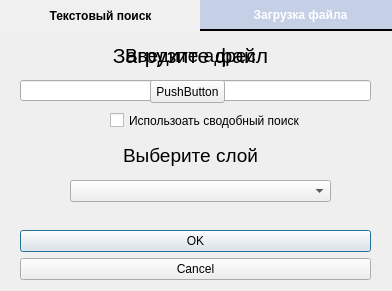
<?xml version="1.0" encoding="UTF-8"?>
<ui version="4.0">
 <class>Dialog</class>
 <widget class="QDialog" name="Dialog">
  <property name="geometry">
   <rect>
    <x>0</x>
    <y>0</y>
    <width>392</width>
    <height>291</height>
   </rect>
  </property>
  <property name="windowTitle">
   <string>AddressByPolygon</string>
  </property>
  <widget class="QDialogButtonBox" name="buttonBox">
   <property name="geometry">
    <rect>
     <x>20</x>
     <y>230</y>
     <width>351</width>
     <height>61</height>
    </rect>
   </property>
   <property name="orientation">
    <enum>Qt::Vertical</enum>
   </property>
   <property name="standardButtons">
    <set>QDialogButtonBox::Cancel|QDialogButtonBox::Ok</set>
   </property>
  </widget>
  <widget class="QLineEdit" name="lineEdit">
   <property name="geometry">
    <rect>
     <x>20</x>
     <y>80</y>
     <width>351</width>
     <height>21</height>
    </rect>
   </property>
   <property name="dragEnabled">
    <bool>false</bool>
   </property>
   <property name="readOnly">
    <bool>false</bool>
   </property>
   <property name="clearButtonEnabled">
    <bool>true</bool>
   </property>
  </widget>
  <widget class="QComboBox" name="comboBox">
   <property name="geometry">
    <rect>
     <x>70</x>
     <y>180</y>
     <width>261</width>
     <height>22</height>
    </rect>
   </property>
  </widget>
  <widget class="QLabel" name="label">
   <property name="geometry">
    <rect>
     <x>60</x>
     <y>40</y>
     <width>261</width>
     <height>31</height>
    </rect>
   </property>
   <property name="text">
    <string>&lt;html&gt;&lt;head/&gt;&lt;body&gt;&lt;p align=&quot;center&quot;&gt;&lt;span style=&quot; font-size:14pt;&quot;&gt;Введите адрес&lt;/span&gt;&lt;/p&gt;&lt;/body&gt;&lt;/html&gt;</string>
   </property>
  </widget>
  <widget class="QLabel" name="label_2">
   <property name="geometry">
    <rect>
     <x>110</x>
     <y>140</y>
     <width>161</width>
     <height>31</height>
    </rect>
   </property>
   <property name="text">
    <string>&lt;html&gt;&lt;head/&gt;&lt;body&gt;&lt;p align=&quot;center&quot;&gt;&lt;span style=&quot; font-size:14pt;&quot;&gt;Выберите слой&lt;/span&gt;&lt;/p&gt;&lt;/body&gt;&lt;/html&gt;</string>
   </property>
  </widget>
  <widget class="QCheckBox" name="checkBox">
   <property name="geometry">
    <rect>
     <x>110</x>
     <y>110</y>
     <width>191</width>
     <height>21</height>
    </rect>
   </property>
   <property name="styleSheet">
    <string notr="true"/>
   </property>
   <property name="text">
    <string>Использоать сводобный поиск</string>
   </property>
  </widget>
  <widget class="QPushButton" name="firstPage">
   <property name="geometry">
    <rect>
     <x>0</x>
     <y>0</y>
     <width>201</width>
     <height>31</height>
    </rect>
   </property>
   <property name="maximumSize">
    <size>
     <width>201</width>
     <height>16777215</height>
    </size>
   </property>
   <property name="styleSheet">
    <string notr="true">QPushButton {
  background-color:#f0f0f0;
  color: black;
  font-weight: 600;
  border: none;
  outline: 0px;
 box-shadow: 2px 2px 4px rgba(0, 0, 0, 0.4);
}
QPushButton:hover {
   border-bottom:3px solid #9ac3fe;
}</string>
   </property>
   <property name="text">
    <string>Текстовый поиск</string>
   </property>
  </widget>
  <widget class="QPushButton" name="secondPage">
   <property name="geometry">
    <rect>
     <x>200</x>
     <y>0</y>
     <width>201</width>
     <height>31</height>
    </rect>
   </property>
   <property name="styleSheet">
    <string notr="true">QPushButton {
  background-color:#c5d0e6;
  color: #fff;
  font-weight: 600;
  border: none;
  border-bottom: 2px solid black;

  outline: 0px;
}
QPushButton:hover {
  border-bottom:3px solid #9ac3fe;
}</string>
   </property>
   <property name="text">
    <string>Загрузка файла</string>
   </property>
  </widget>
  <widget class="QPushButton" name="uploadFileButton">
   <property name="geometry">
    <rect>
     <x>150</x>
     <y>80</y>
     <width>75</width>
     <height>23</height>
    </rect>
   </property>
   <property name="text">
    <string>PushButton</string>
   </property>
  </widget>
  <widget class="QLabel" name="label_3">
   <property name="geometry">
    <rect>
     <x>60</x>
     <y>40</y>
     <width>261</width>
     <height>31</height>
    </rect>
   </property>
   <property name="text">
    <string>&lt;html&gt;&lt;head/&gt;&lt;body&gt;&lt;p align=&quot;center&quot;&gt;&lt;span style=&quot; font-size:16pt;&quot;&gt;Загрузите файл&lt;/span&gt;&lt;/p&gt;&lt;/body&gt;&lt;/html&gt;</string>
   </property>
  </widget>
 </widget>
 <resources/>
 <connections>
  <connection>
   <sender>buttonBox</sender>
   <signal>accepted()</signal>
   <receiver>Dialog</receiver>
   <slot>accept()</slot>
   <hints>
    <hint type="sourcelabel">
     <x>248</x>
     <y>254</y>
    </hint>
    <hint type="destinationlabel">
     <x>157</x>
     <y>274</y>
    </hint>
   </hints>
  </connection>
  <connection>
   <sender>buttonBox</sender>
   <signal>rejected()</signal>
   <receiver>Dialog</receiver>
   <slot>reject()</slot>
   <hints>
    <hint type="sourcelabel">
     <x>316</x>
     <y>260</y>
    </hint>
    <hint type="destinationlabel">
     <x>286</x>
     <y>274</y>
    </hint>
   </hints>
  </connection>
 </connections>
</ui>
